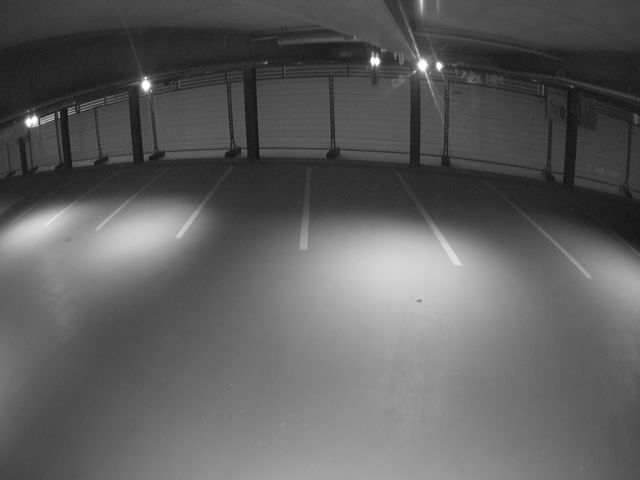
#> input picture data/test_set/c10-1623873231583 copy.png, 640 x 480 px, given as the content of the folder data/dataset, which was not available
$ python main.py
#> lines starting #> are read from the running program, lines starting #| are printed output that depends on the picture; pictures that were not available may be replaced by others from this repository, and a replacement may not be noted
### src/utils.py
import cv2
from imaging_interview import preprocess_image_change_detection


def get_cmpr_pairs_list(image_paths: list):
    """Calculates image comparison pairs. Described in readme

    Args:
        image_paths (list):

    Returns:
        _type_: comparison pairs
    """
    cmpr_tuple = list(tuple())
    for i in range(0, len(image_paths)):
        for j in range(i+1, len(image_paths)):
            cmpr_tuple.append((i,j))
    return cmpr_tuple


def check_none_img(img_path: str) -> str:
    """Checks if an image is corrupted or not

    Args:
        img_path (str):

    Returns:
        str:
    """
#> called with img_path = '_only/c10-1623873231583 copy.png'
    img = cv2.imread(img_path)
#> img is the input picture: shape (480, 640, 3); min 8, max 255, mean 94.5
    if img is not None:
        img = cv2.resize(img, (400,400))
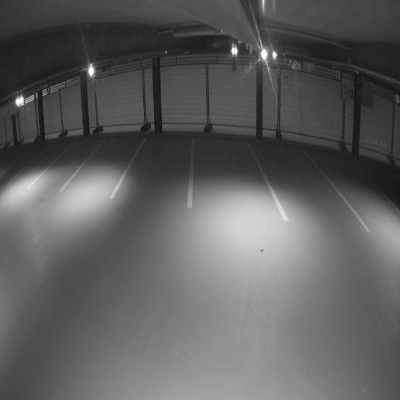
#> img: shape (400, 400, 3); min 12, max 255, mean 94.5
        img = preprocess_image_change_detection(img)
        return (img , img_path)
    else:
        return (None, None)

### src/imaging_interview.py
import cv2
import imutils


def draw_color_mask(img, borders, color=(0, 0, 0)):
#> called with borders = (5, 10, 5, 0), color = (0, 0, 0)
    h = img.shape[0]
#> h = 400
    w = img.shape[1]
#> w = 400

    x_min = int(borders[0] * w / 100)
#> x_min = 20
    x_max = w - int(borders[2] * w / 100)
#> x_max = 380
    y_min = int(borders[1] * h / 100)
#> y_min = 40
    y_max = h - int(borders[3] * h / 100)
#> y_max = 400

    img = cv2.rectangle(img, (0, 0), (x_min, h), color, -1)
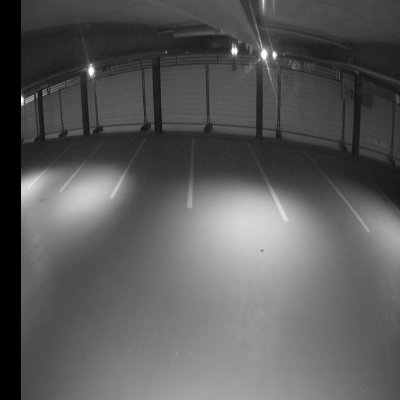
#> img: shape (400, 400); min 0, max 255, mean 90.2
    img = cv2.rectangle(img, (0, 0), (w, y_min), color, -1)
    img = cv2.rectangle(img, (x_max, 0), (w, h), color, -1)
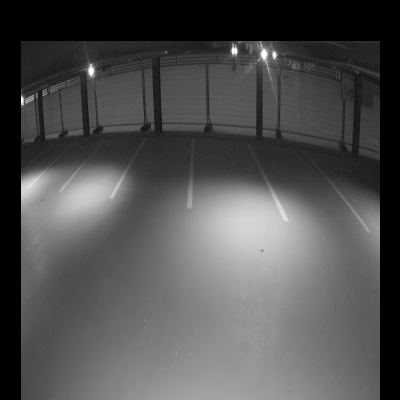
#> img: shape (400, 400); min 0, max 255, mean 80.4
    img = cv2.rectangle(img, (0, y_max), (w, h), color, -1)

    return img


def preprocess_image_change_detection(img, gaussian_blur_radius_list=None, black_mask=(5, 10, 5, 0)):
    gray = img.copy()
    gray = cv2.cvtColor(gray, cv2.COLOR_BGR2GRAY)
    if gaussian_blur_radius_list is not None:
        for radius in gaussian_blur_radius_list:
            gray = cv2.GaussianBlur(gray, (radius, radius), 0)

    gray = draw_color_mask(gray, black_mask)

    return gray


# [19 lines left out: function compare_frames_change_detection, not called in this run]

### src/main.py
import cv2
from PIL import Image
from imaging_interview import preprocess_image_change_detection, compare_frames_change_detection
import glob
import time
import multiprocessing
from pathlib import Path
import os
import conf
from utils import check_none_img, get_cmpr_pairs_list
from tqdm import tqdm


def calculate_similarity_scores(prev_img, next_img) -> tuple:
    """Calculates similarity scores and path of duplicate frame to be deleted

    Args:
        cmpr_pairs (list): (prev and next frame parh)

    Returns:
        tuple: score from frame comparison and path of duplicate frame to be removed
    """

    method_start_time = time.perf_counter()
    SCORE_THRESHOLD = conf.default_config['score_threshold']
    duplicate_frame = []


    if prev_img.shape == next_img.shape:
        bottleneck_start_time = time.perf_counter()

        results = compare_frames_change_detection(prev_img, next_img, min_contour_area=10)
        bottleneck_end_time = time.perf_counter()
        if results[0] < SCORE_THRESHOLD:
            duplicate_frame = True

        method_end_time = time.perf_counter()
        total_method_time =  method_end_time - method_start_time
        total_bottleneck_time =  bottleneck_end_time - bottleneck_start_time

        return (results[0],duplicate_frame)


def find_similars_all(data_dir: str) -> None:
    """Finds similar frames and removes from the dir

    Args:
        data_dir (str):
    """

    print("Finding similar images...\n")
    results = []
    scores = []
    duplicate_frames = []

    image_paths = glob.glob(f"{data_dir}/*")
    with multiprocessing.Pool(8) as p:
        images_and_paths = p.map(check_none_img, image_paths)
#> images_and_paths = 1 item
    image_paths = [i[1] for i in images_and_paths if i[1] is not None]
#> image_paths = 1 item
    images = [i[0] for i in images_and_paths if i[0] is not None]
#> images = 1 item

    cmpr_pairs_tuples = get_cmpr_pairs_list(image_paths)
#> the loop in get_cmpr_pairs_list, `for i in range(0, len(image_paths)):` made 1 pass
#> after the loop in get_cmpr_pairs_list, `for i in range(0, len(image_paths)):`: cmpr_tuple = []
#> cmpr_pairs_tuples = []

    for i in tqdm(cmpr_pairs_tuples):
        results = calculate_similarity_scores(images[i[0]], images[i[1]])
        if results[1] == True:
            duplicate_frames.append(image_paths[i[0]])
#> this loop made 0 passes
#> after the loop, duplicate_frames = []


    print(f"\nRemoving duplicate frames from: {data_dir}")
    # Uncomment only when you want to delete images from the directory
    # for i in duplicate_frames:
    #     os.remove(i)


    print("\nDone searching for similar images!")


if __name__ == '__main__':
    CONFIG = conf.default_config
    find_similars_all(conf.default_config['dataset'])
